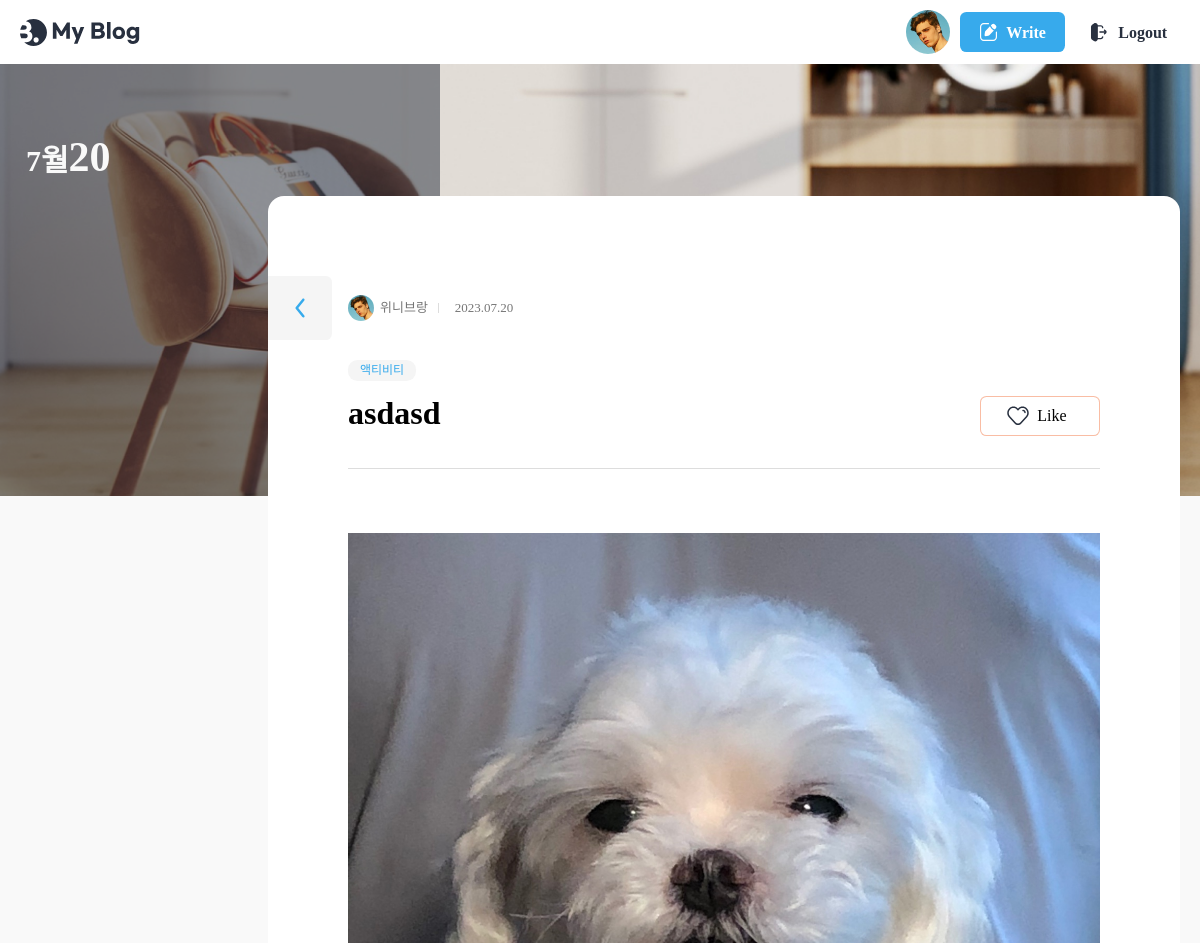
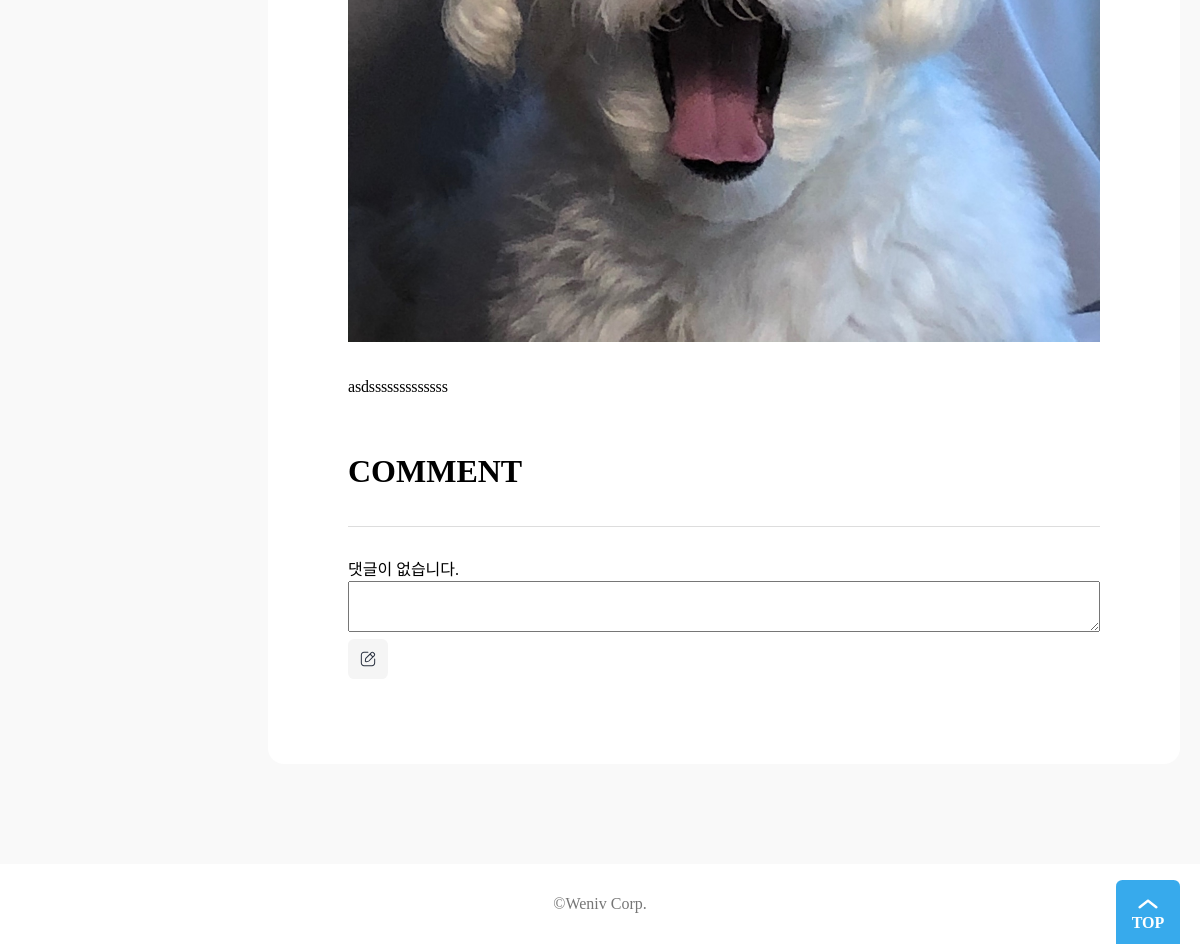
The page /blog/detail/3/ on the database as committed earlier (2 pictures, top to bottom).
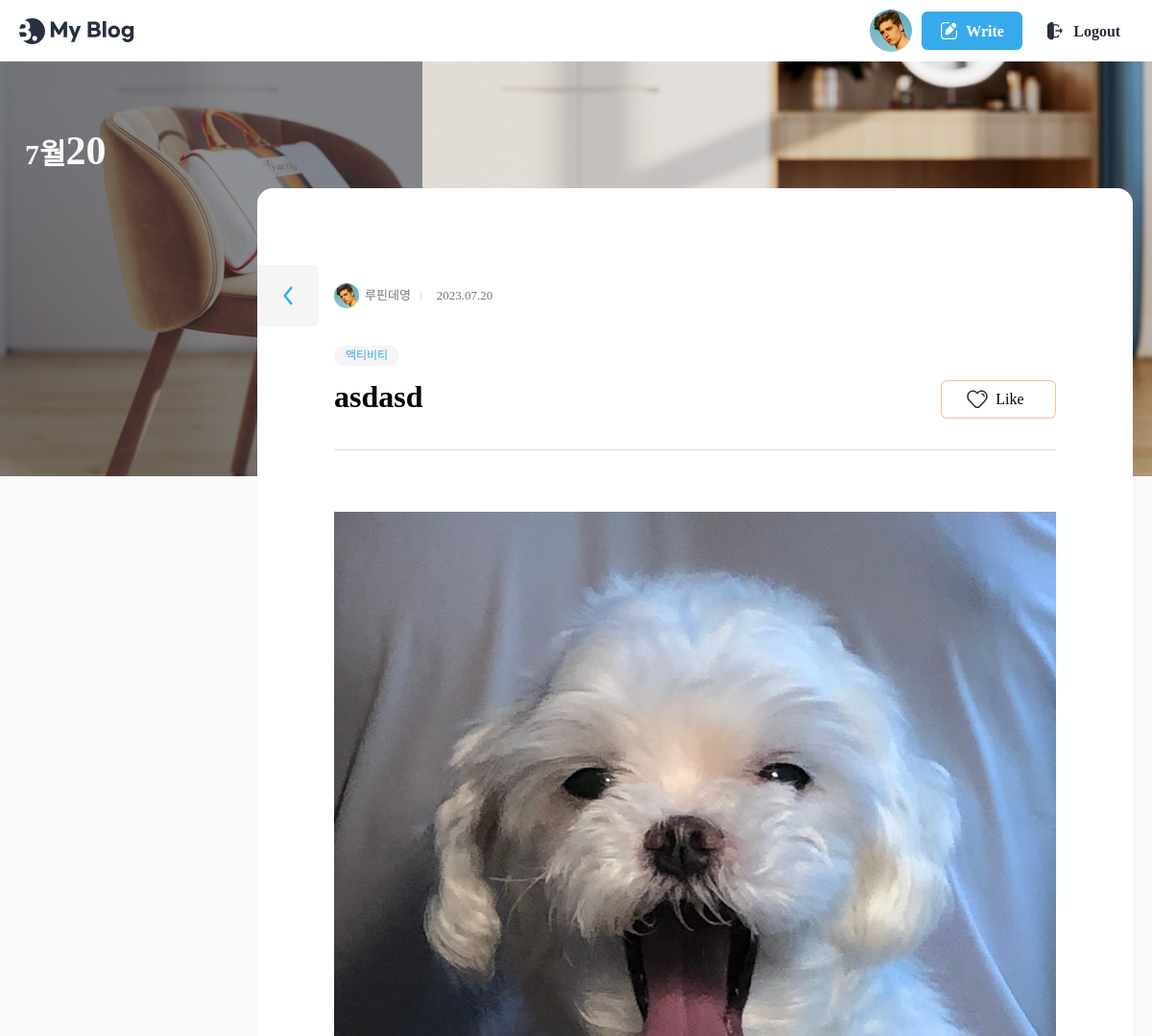
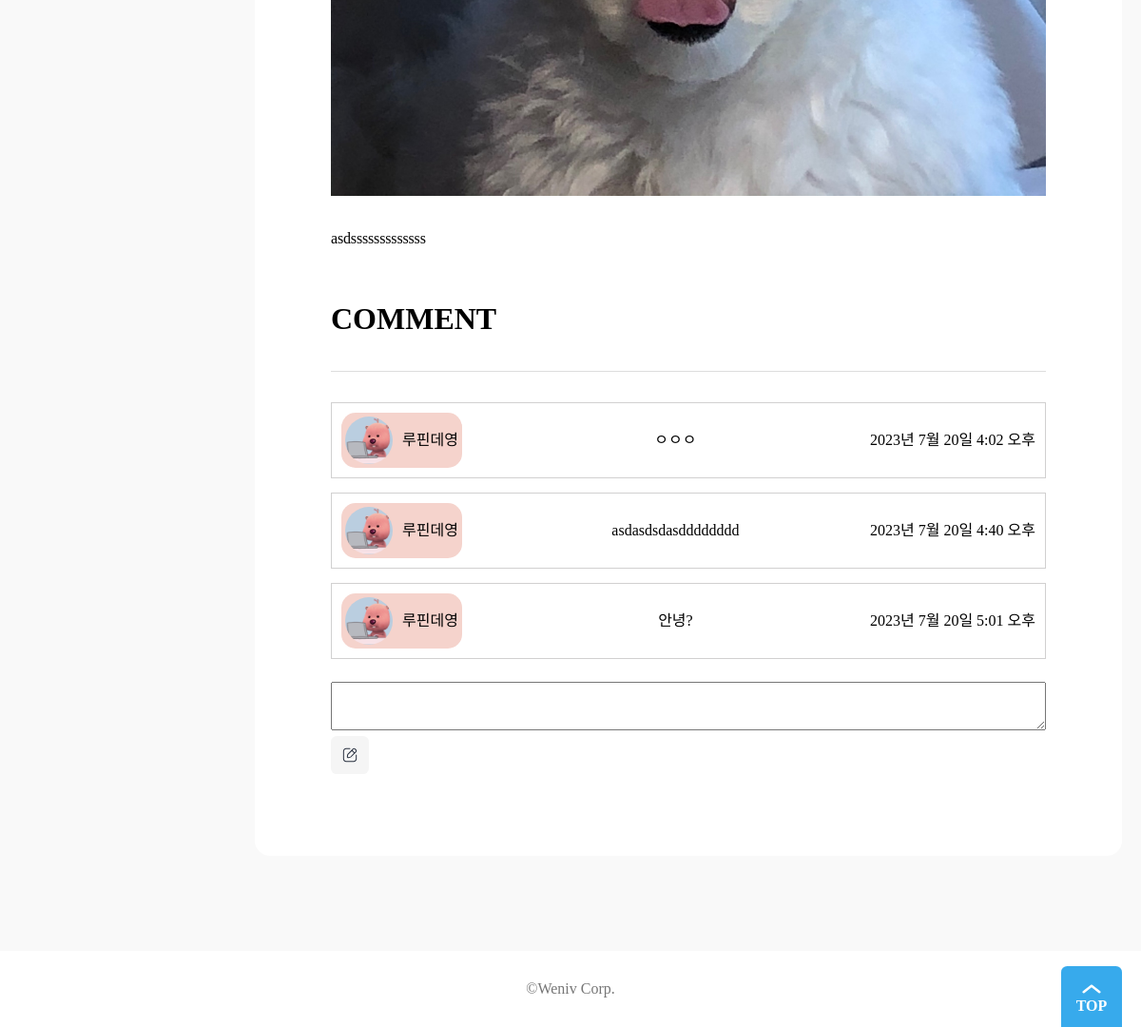
The same page on the database as committed later (2 pictures, top to bottom).
### blog/models.py (models this page shows, shortened)
class Post(models.Model):
    title = models.CharField(max_length=30)
    content = models.TextField()
    writer = models.ForeignKey(User, on_delete=models.CASCADE)
    category = models.CharField(max_length=10)
    created_at = models.DateTimeField(auto_now_add=True)
    updated_at = models.DateTimeField(auto_now=True)
    hit = models.PositiveIntegerField(default=0)
    image = models.ImageField(upload_to = "images/", null=True, blank=True)
    def increase_hit(self):
        self.hit += 1
        self.save(update_fields=['hit'])

class Comment(models.Model):
    post = models.ForeignKey('Post', on_delete=models.CASCADE)
    content = models.TextField()
    writer = models.ForeignKey(User, on_delete=models.CASCADE)
    created_at = models.DateTimeField(auto_now_add=True)

### user/models.py (models this page shows)
class User(AbstractUser):
    nickname = models.CharField(max_length=50, blank=True, null=True)
    profile_img = models.ImageField(upload_to = "profiles/", null=True, blank=True)

### blog/views.py (the view)
# urls.py: path("detail/<int:pk>/", views.Detail.as_view(), name="detail"),
class Detail(View):
    def get(self, request, pk):
        post = Post.objects.get(pk=pk)
        comments = Comment.objects.filter(post=post)
        comment_form = CommentForm()
        post.increase_hit()
        context = {
            "post": post,
            "comments": comments,
            "comment_form": comment_form,
        }
        return render(request, 'blog/post_detail.html', context)

### blog/forms.py
class CommentForm(forms.ModelForm):
    class Meta:
        model = Comment
        fields = ["content"]
        widgets = {"content": forms.Textarea(attrs={"rows": "3", "cols": "35"})}

### blog/templates/blog/post_detail.html (shortened to what this page needs)
{% load widget_tweaks %}
{% load static %}
<!DOCTYPE html>
<html lang="ko-KR">
	<head>
		<link rel="stylesheet" href="{% static 'css/reset.css' %}" />
		<link rel="stylesheet" as="style" crossorigin href="https://cdn.jsdelivr.net/gh/orioncactus/pretendard/dist/web/static/pretendard.css" />
		<link rel="stylesheet" href="{% static 'css/global.css' %}" />
		<link rel="stylesheet" href="{% static 'css/header.css' %}" />
		<link rel="stylesheet" href="{% static 'css/footer.css' %}" />
		<link rel="stylesheet" href="{% static 'css/button.css' %}" />
		<link rel="stylesheet" href="{% static 'css/banner.css' %}" />
		<link rel="stylesheet" href="{% static 'css/category.css' %}" />
		<link rel="stylesheet" href="{% static 'css/author.css' %}" />
		<link rel="stylesheet" href="{% static 'css/wrapbox.css' %}" />
		<link rel="stylesheet" href="{% static 'css/view.css' %}" />
	</head>
	<body>
		<header>
			<div class="max-width">
				<h1>
					<a href="{% url 'blog:list' %}">
						<img src="{% static 'assets/Logo.svg' %}" alt="My Blog" />
					</a>
				</h1>
				<ul>
					<li class="profile-img">
						<a href="#">
							<img src="{% static 'assets/profile.jpg' %}" alt="My Page" />
						</a>
					</li>
					<li>
						<a href="{% url 'blog:write' %}" class="button">
							<img src="{% static 'assets/icon-modify-white.svg' %}" alt="" />
							<span>Write</span>
						</a>
					</li>
					<li>
						<button class="button white">
							<img src="{% static 'assets/icon-logout.svg' %}" alt="" />
							<span>Logout</span>
						</button>
					</li>
				</ul>
			</div>
		</header>
		<div class="banner" style="background-image: url({% static 'images/post-background6.jpg' %})">
			<div class="max-width">
				<div class="banner-contents">
					<p class="today">{{ post.created_at|date:"F" }}<em>{{ post.created_at|date:"d" }}</em></p>
				</div>
			</div>
		</div>
    {% block content %}
		<div class="view">
			<div class="max-width">
				<section class="wrap-box">
					<div class="inner">
						<dl class="author-wrap">
							<dd class="author"><img src="{% static 'images/profile.jpg' %}" alt="" />{{ post.writer.nickname }}</dd>
							<dd class="created">{{ post.created_at|date:'Y.m.d' }}</dd>
						</dl>
						<dl class="category">
							<dd>{{ post.category }}</dd>
						</dl>
						<div class="title-wrap">
							<h2>{{ post.title }}</h2>
							<button class="btn-like">Like</button>
						</div>
						<hr />
						<div class="view-contents">
							{% if post.image %}
							<img src="{{ post.image.url }}" alt="" />
							{% endif %}
							<p>
								{{ post.content }}
							</p>
						</div>
						<div class="comment-box">
							<h2>Comment</h2>
							<hr>
							{% if comments %}
							<ul>
								{% for comment in comments %}
								<li class="comment-content">
									<div class="comment-writer">
										<img src="{{ comment.writer.profile_img.url }}" class="comment-writer-img" alt="">
										{{ comment.writer.nickname }}
									</div>
									<div>
										<p>{{ comment.content }}</p>
									</div>
									<div class="comment-info">
										<p>{{ comment.created_at }}</p>
								</li>
								{% endfor %}
							</ul>
							{% else %}
							<p>댓글이 없습니다.</p>
							{% endif %}
							<form action="{% url 'blog:cm-write' pk=post.pk %}" method="post">
									{{ comment_form.content|add_class:'comment-textarea' }}
									<button type="submit" class="btn-modify" />
							</form>
						</div>
						<a href="{% url 'blog:list' %}" class="btn-back">
						</a>
					</div>
				</section>
			</div>
		</div>
    {% endblock %}
		<footer>
			<div class="max-width">
				<h2>©Weniv Corp.</h2>
				<button class="top-button">TOP</button>
			</div>
		</footer>
	</body>
</html>

Rows that differ between the two databases and show on the page:
changed Post "asdasd": writer.nickname "위니브랑" → "루핀데영"
added Comment: writer.profile_img (picture), writer.nickname "루핀데영", content "ㅇㅇㅇ", created_at "2023년 7월 20일 4:02 오후"
added Comment: writer.profile_img (picture), writer.nickname "루핀데영", content "asdasdsdasdddddddd", created_at "2023년 7월 20일 4:40 오후"
added Comment: writer.profile_img (picture), writer.nickname "루핀데영", content "안녕?", created_at "2023년 7월 20일 5:01 오후"
Other text that changed with them:
text no longer shown: "댓글이 없습니다."
